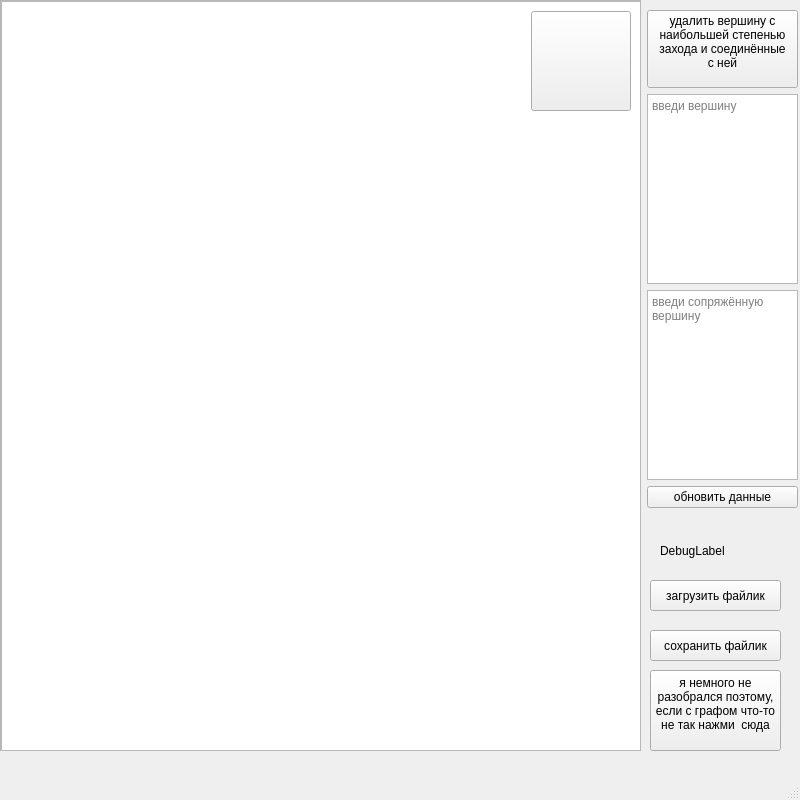
<?xml version="1.0" encoding="UTF-8"?>
<ui version="4.0">
 <class>MainWindow</class>
 <widget class="QMainWindow" name="MainWindow">
  <property name="geometry">
   <rect>
    <x>0</x>
    <y>0</y>
    <width>800</width>
    <height>800</height>
   </rect>
  </property>
  <property name="windowTitle">
   <string>MainWindow</string>
  </property>
  <widget class="QWidget" name="centralwidget">
   <widget class="QWidget" name="layoutWidget">
    <property name="geometry">
     <rect>
      <x>647</x>
      <y>10</y>
      <width>151</width>
      <height>498</height>
     </rect>
    </property>
    <layout class="QVBoxLayout" name="verticalLayout">
     <property name="sizeConstraint">
      <enum>QLayout::SetNoConstraint</enum>
     </property>
     <item>
      <widget class="QPushButton" name="deleteBtn">
       <property name="font">
        <font>
         <strikeout>false</strikeout>
         <stylestrategy>PreferDefault</stylestrategy>
        </font>
       </property>
       <property name="cursor">
        <cursorShape>ArrowCursor</cursorShape>
       </property>
       <property name="text">
        <string>удалить вершину с 
наибольшей степенью
захода и соединённые
с ней
     </string>
       </property>
      </widget>
     </item>
     <item>
      <widget class="QTextEdit" name="head">
       <property name="placeholderText">
        <string>введи вершину</string>
       </property>
      </widget>
     </item>
     <item>
      <widget class="QTextEdit" name="toHead">
       <property name="placeholderText">
        <string>введи сопряжённую вершину</string>
       </property>
      </widget>
     </item>
     <item>
      <widget class="QPushButton" name="update">
       <property name="text">
        <string>обновить данные</string>
       </property>
      </widget>
     </item>
    </layout>
   </widget>
   <widget class="QScrollArea" name="scrollArea">
    <property name="geometry">
     <rect>
      <x>0</x>
      <y>0</y>
      <width>641</width>
      <height>751</height>
     </rect>
    </property>
    <property name="widgetResizable">
     <bool>true</bool>
    </property>
    <widget class="QWidget" name="scrollAreaWidgetContents">
     <property name="geometry">
      <rect>
       <x>0</x>
       <y>0</y>
       <width>639</width>
       <height>749</height>
      </rect>
     </property>
     <widget class="QGraphicsView" name="graphicsView">
      <property name="geometry">
       <rect>
        <x>0</x>
        <y>0</y>
        <width>641</width>
        <height>751</height>
       </rect>
      </property>
     </widget>
     <widget class="QPushButton" name="addBtn">
      <property name="geometry">
       <rect>
        <x>530</x>
        <y>10</y>
        <width>100</width>
        <height>100</height>
       </rect>
      </property>
      <property name="styleSheet">
       <string notr="true"/>
      </property>
      <property name="text">
       <string/>
      </property>
      <property name="icon">
       <iconset>
        <normaloff>src/add.png</normaloff>src/add.png</iconset>
      </property>
      <property name="iconSize">
       <size>
        <width>100</width>
        <height>100</height>
       </size>
      </property>
     </widget>
    </widget>
   </widget>
   <widget class="QLabel" name="debugLabel">
    <property name="geometry">
     <rect>
      <x>660</x>
      <y>530</y>
      <width>101</width>
      <height>41</height>
     </rect>
    </property>
    <property name="text">
     <string>DebugLabel</string>
    </property>
   </widget>
   <widget class="QPushButton" name="upload">
    <property name="geometry">
     <rect>
      <x>650</x>
      <y>580</y>
      <width>131</width>
      <height>31</height>
     </rect>
    </property>
    <property name="text">
     <string>загрузить файлик</string>
    </property>
   </widget>
   <widget class="QPushButton" name="download">
    <property name="geometry">
     <rect>
      <x>650</x>
      <y>630</y>
      <width>131</width>
      <height>31</height>
     </rect>
    </property>
    <property name="text">
     <string>сохранить файлик</string>
    </property>
   </widget>
   <widget class="QPushButton" name="upAllBtn">
    <property name="geometry">
     <rect>
      <x>650</x>
      <y>670</y>
      <width>131</width>
      <height>81</height>
     </rect>
    </property>
    <property name="text">
     <string>я немного не
разобрался поэтому, 
если с графом что-то
не так нажми  сюда
</string>
    </property>
   </widget>
  </widget>
  <widget class="QMenuBar" name="menubar">
   <property name="geometry">
    <rect>
     <x>0</x>
     <y>0</y>
     <width>800</width>
     <height>21</height>
    </rect>
   </property>
  </widget>
  <widget class="QStatusBar" name="statusbar"/>
 </widget>
 <resources/>
 <connections/>
</ui>
